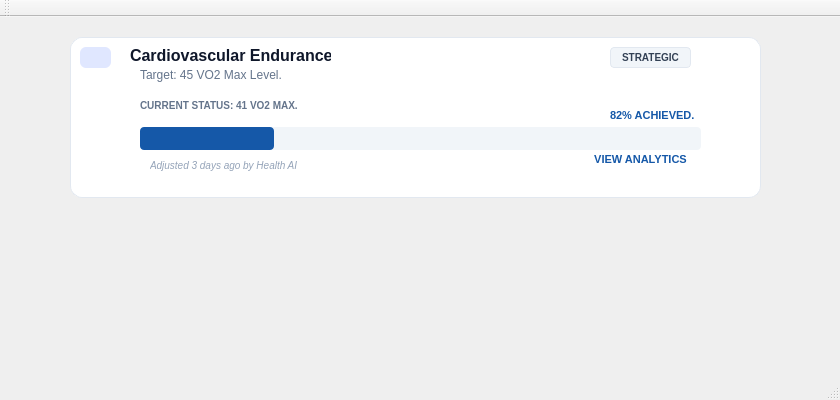
<?xml version="1.0" encoding="UTF-8"?>
<ui version="4.0">
 <class>GoalCardClass</class>
 <widget class="QMainWindow" name="GoalCardClass">
  <property name="geometry">
   <rect>
    <x>0</x>
    <y>0</y>
    <width>840</width>
    <height>400</height>
   </rect>
  </property>
  <property name="windowTitle">
   <string>GoalCard</string>
  </property>
  <widget class="QWidget" name="centralWidget">
   <widget class="QFrame" name="cardFrame">
    <property name="geometry">
     <rect>
      <x>70</x>
      <y>20</y>
      <width>691</width>
      <height>161</height>
     </rect>
    </property>
    <property name="styleSheet">
     <string notr="true">/* 1. Main Card ka White Background aur Rounded Corners */
#cardFrame {
    background-color: #FFFFFF;
    border: 1px solid #E2E8F0;
    border-radius: 12px;
}

/* 2. Main Title (Cardiovascular Endurance) */
#cardFrame #lblTitle {
    color: #0F172A;
    font-size: 16px;
    font-weight: bold;
    border: none;
}

/* 3. Subtitle (Target: 45...) */
#cardFrame #lblTargetDesc {
    color: #64748B;
    font-size: 12px;
    border: none;
}

/* 4. Icon Dabba (Light Blue Box) */
#cardFrame #lblIcon {
    background-color: #E0E7FF;
    border-radius: 6px;
    border: none;
}

/* 5. Category Badge (STRATEGIC) */
#cardFrame #lblCategory {
    background-color: #F1F5F9;
    color: #334155;
    font-size: 10px;
    font-weight: bold;
    padding: 4px 8px;
    border-radius: 4px;
    border: 1px solid #E2E8F0;
}

/* 6. Current Status &amp; Percentage Labels */
#cardFrame #lblCurrentStatus {
    color: #64748B;
    font-size: 10px;
    font-weight: bold;
    border: none;
}

#cardFrame #lblPercentage {
    color: #1558A8;
    font-size: 11px;
    font-weight: bold;
    border: none;
}

/* 7. Progress Bar ka Modern Design */
#cardFrame QProgressBar {
    background-color: #F1F5F9; /* Background Track Color */
    border: none;
    border-radius: 4px;
    height: 8px; /* Patli line */
}

#cardFrame QProgressBar::chunk {
    background-color: #1558A8; /* Blue Fill Color */
    border-radius: 4px;
}

/* 8. Bottom Action Button (VIEW ANALYTICS) */
#cardFrame #btnAction {
    color: #1558A8;
    font-size: 11px;
    font-weight: bold;
    background-color: transparent;
    border: none;
}

/* 9. Bottom Note (Adjusted 3 days...) */
#cardFrame #lblBottomNote {
    color: #94A3B8;
    font-size: 10px;
    font-style: italic;
    border: none;
}</string>
    </property>
    <property name="frameShape">
     <enum>QFrame::Shape::StyledPanel</enum>
    </property>
    <property name="frameShadow">
     <enum>QFrame::Shadow::Raised</enum>
    </property>
    <widget class="QLabel" name="lblIcon">
     <property name="geometry">
      <rect>
       <x>10</x>
       <y>10</y>
       <width>31</width>
       <height>21</height>
      </rect>
     </property>
     <property name="text">
      <string/>
     </property>
    </widget>
    <widget class="QLabel" name="lblTitle">
     <property name="geometry">
      <rect>
       <x>60</x>
       <y>10</y>
       <width>201</width>
       <height>16</height>
      </rect>
     </property>
     <property name="text">
      <string>Cardiovascular Endurance</string>
     </property>
    </widget>
    <widget class="QLabel" name="lblTargetDesc">
     <property name="geometry">
      <rect>
       <x>70</x>
       <y>30</y>
       <width>141</width>
       <height>16</height>
      </rect>
     </property>
     <property name="text">
      <string>Target: 45 VO2 Max Level.</string>
     </property>
    </widget>
    <widget class="QLabel" name="lblCategory">
     <property name="geometry">
      <rect>
       <x>540</x>
       <y>10</y>
       <width>81</width>
       <height>21</height>
      </rect>
     </property>
     <property name="text">
      <string>STRATEGIC</string>
     </property>
    </widget>
    <widget class="QLabel" name="lblCurrentStatus">
     <property name="geometry">
      <rect>
       <x>70</x>
       <y>60</y>
       <width>161</width>
       <height>16</height>
      </rect>
     </property>
     <property name="text">
      <string>CURRENT STATUS: 41 VO2 MAX.</string>
     </property>
    </widget>
    <widget class="QLabel" name="lblPercentage">
     <property name="geometry">
      <rect>
       <x>540</x>
       <y>70</y>
       <width>91</width>
       <height>16</height>
      </rect>
     </property>
     <property name="text">
      <string>82% ACHIEVED.</string>
     </property>
    </widget>
    <widget class="QProgressBar" name="progressBar">
     <property name="geometry">
      <rect>
       <x>70</x>
       <y>90</y>
       <width>561</width>
       <height>23</height>
      </rect>
     </property>
     <property name="value">
      <number>24</number>
     </property>
     <property name="textVisible">
      <bool>false</bool>
     </property>
    </widget>
    <widget class="QLabel" name="lblBottomNote">
     <property name="geometry">
      <rect>
       <x>80</x>
       <y>120</y>
       <width>151</width>
       <height>16</height>
      </rect>
     </property>
     <property name="text">
      <string>Adjusted 3 days ago by Health AI</string>
     </property>
    </widget>
    <widget class="QPushButton" name="btnAction">
     <property name="geometry">
      <rect>
       <x>510</x>
       <y>110</y>
       <width>121</width>
       <height>24</height>
      </rect>
     </property>
     <property name="text">
      <string>VIEW ANALYTICS</string>
     </property>
    </widget>
   </widget>
  </widget>
  <widget class="QMenuBar" name="menuBar">
   <property name="geometry">
    <rect>
     <x>0</x>
     <y>0</y>
     <width>840</width>
     <height>21</height>
    </rect>
   </property>
  </widget>
  <widget class="QToolBar" name="mainToolBar">
   <attribute name="toolBarArea">
    <enum>TopToolBarArea</enum>
   </attribute>
   <attribute name="toolBarBreak">
    <bool>false</bool>
   </attribute>
  </widget>
  <widget class="QStatusBar" name="statusBar"/>
 </widget>
 <layoutdefault spacing="6" margin="11"/>
 <resources/>
 <connections/>
</ui>
